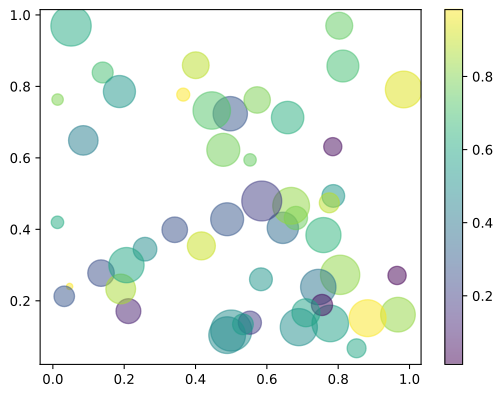

This figure's Python source:
import matplotlib.pyplot as plt
import numpy as np

x = np.random.rand(50)
y = np.random.rand(50)
colors = np.random.rand(50)
sizes = 1000 * np.random.rand(50)

plt.scatter(x, y, c=colors, s=sizes, alpha=0.5)
plt.colorbar()
plt.savefig("p3.svg", bbox_inches="tight")
